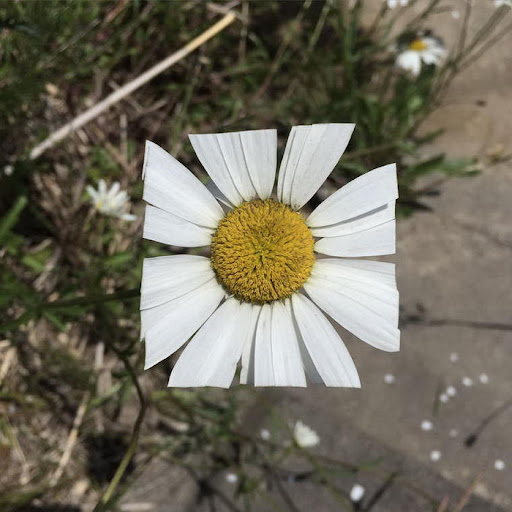
#> input picture img2.jpg, 512 x 512 px
$ python filter_with_filename.py
#> lines starting #> are read from the running program, lines starting #| are printed output that depends on the picture
from PIL import Image
import numpy as np


def get_average_intensity(a, b, size):
    avg_intensity = np.sum(arr[a: a + size, b: b + size])
    return int(avg_intensity // 3 // (size * size))


def paint(gray, size):
    rows = width - size + 1
    columns = height - size + 1
    for a in range(0, rows, size):
        for b in range(0, columns, size):
            average_intensity = get_average_intensity(a, b, size)
            arr[a: a + size, b: b + size] = np.full(3, int(average_intensity // gray) * gray)
    return arr


def output_image(arr):
    res = Image.fromarray(arr)
    res.save('res.jpg')


input_size = 10
input_gray = 50
img = Image.open("img2.jpg")
#> img is the input picture: PIL image 512x512 RGB; mean R, G, B 112.6, 107.8, 92.9
arr = np.array(img)
width = len(arr)
#> width = 512
height = len(arr[1])
#> height = 512
arr = paint(input_gray, input_size)
#> in paint, `rows = width - size + 1`: rows = 503
#> the loop in paint, `for a in range(0, rows, size):` made 51 passes
#> after the loop in paint, `for a in range(0, rows, size):`:
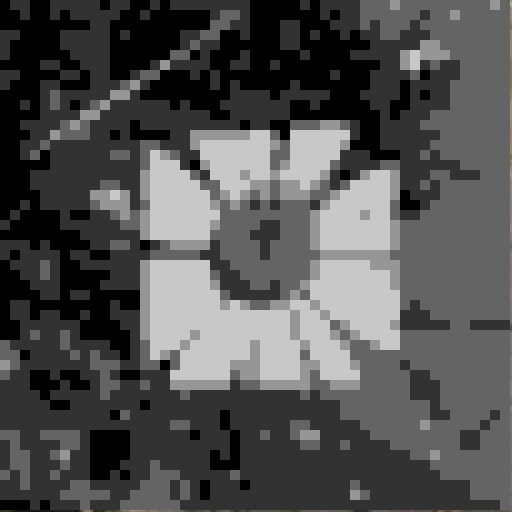
#> arr: shape (512, 512, 3); mean R, G, B 81, 81, 80.9
output_image(arr)
